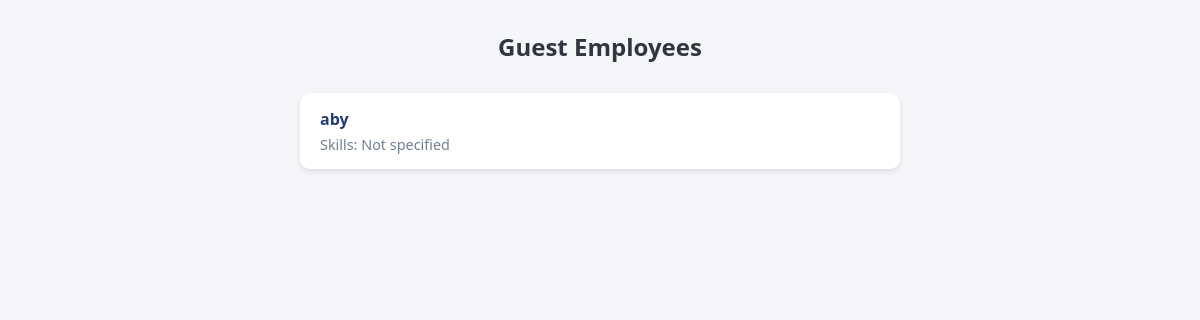
/search-guest/ (signed in), run on an earlier commit of the app's database.
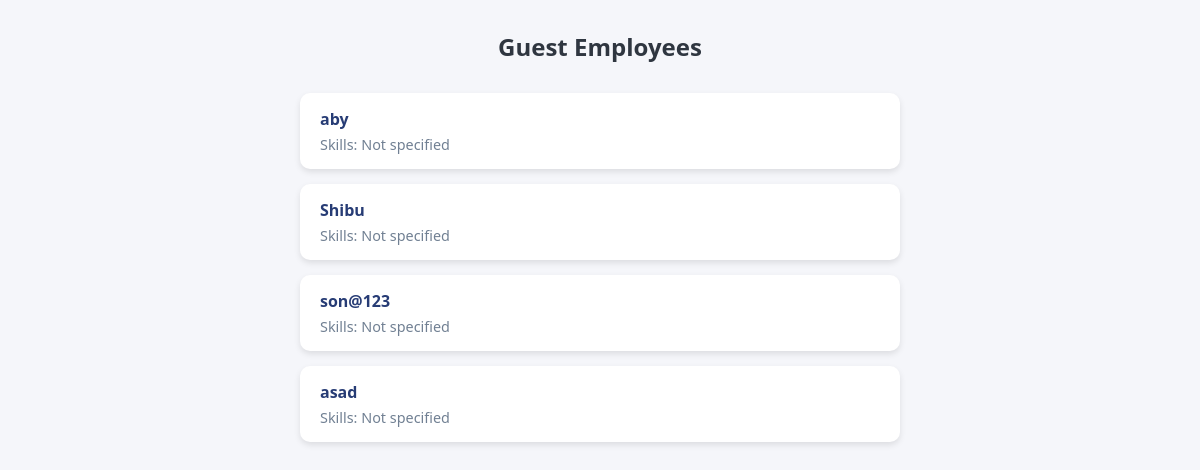
And on a later commit of the database.
### core/models.py (models this page shows, shortened)
class GuestEmployeeProfile(models.Model):
    user = models.OneToOneField(User, on_delete=models.CASCADE)
    skills = models.CharField(max_length=200)
    experience = models.IntegerField()
    availability = models.CharField(max_length=100)

### core/views.py (the view)
# urls.py: path('search-guest/', views.search_guest, name='search_guest'),
@login_required
def search_guest(request):
    guests = GuestEmployeeProfile.objects.all()
    return render(
        request,
        'search_guest.html',
        {'guests': guests}
    )

### core/templates/search_guest.html (shortened to what this page needs)
<!DOCTYPE html>
<html>
<head>
</head>
<body>
    <h2>Guest Employees</h2>
    <ul class="guest-list">
        {% for guest in guests %}
        <li>
            <div class="guest-username">{{ guest.user.username }}</div>
            <div class="guest-skills">Skills: {{ guest.skills }}</div>
        </li>
        {% endfor %}
    </ul>
</body>
</html>

### core/templates/search_guest.html (style rules this page uses)
body { font-family: 'Segoe UI', Tahoma, Geneva, Verdana, sans-serif; background-color: #f5f6fa; margin: 0; padding: 0; }
h2 { text-align: center; color: #2f3640; margin-top: 30px; }
.guest-list { max-width: 600px; margin: 30px auto; padding: 0; list-style: none; }
.guest-list li { background-color: #ffffff; margin-bottom: 15px; padding: 15px 20px; border-radius: 10px; box-shadow: 0 3px 6px rgba(0,0,0,0.1); transition: transform 0.2s, box-shadow 0.2s; }
.guest-username { font-weight: bold; color: #273c75; }
.guest-skills { color: #718093; font-size: 0.9em; margin-top: 5px; }

What changed in the data, as far as the page shows it:
added GuestEmployeeProfile: user.username "Shibu", skills "Not specified"
added GuestEmployeeProfile: user.username "son@123", skills "Not specified"
added GuestEmployeeProfile: user.username "asad", skills "Not specified"
